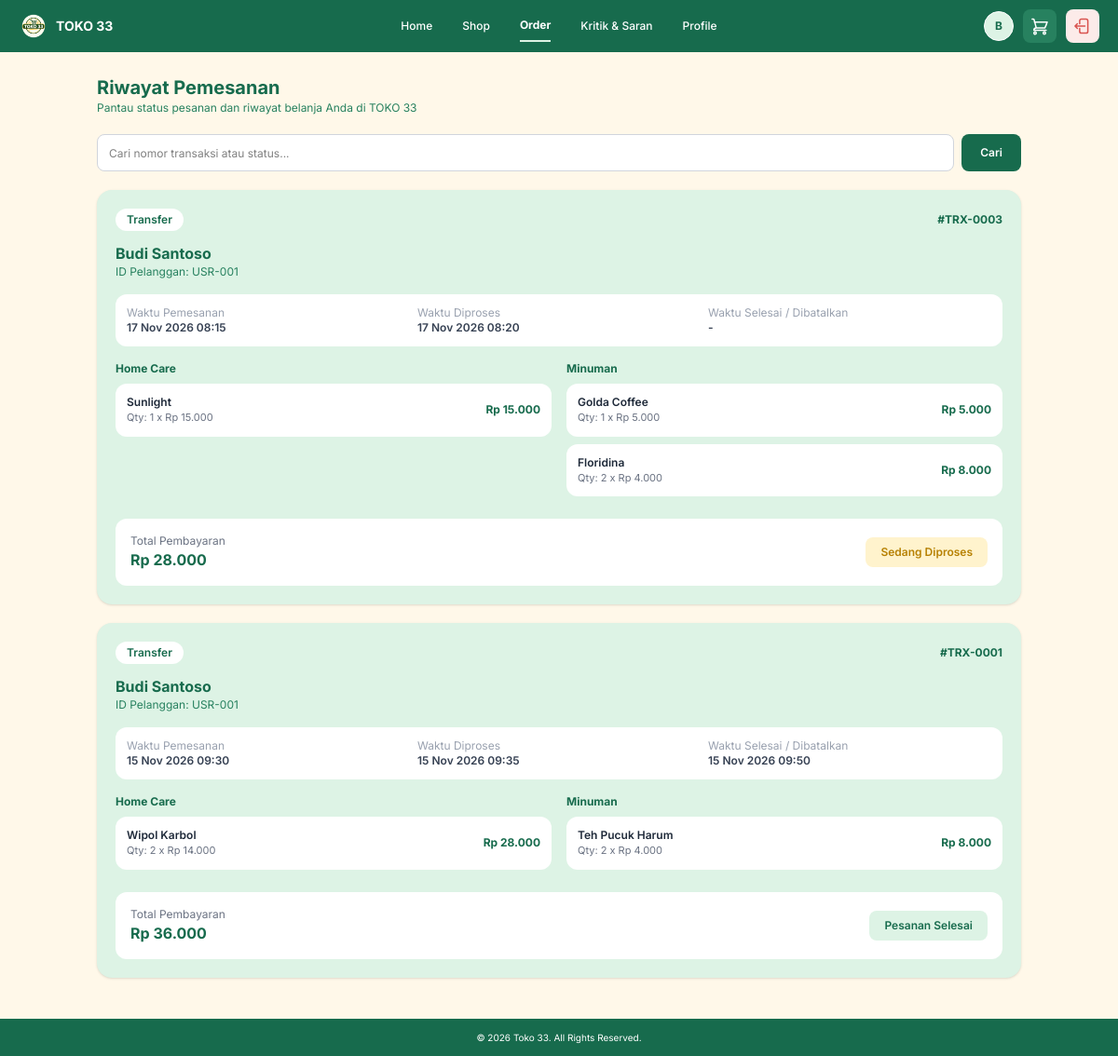
Screenshot of /cust/riwayat_transaksi.php (signed in) with the database file from the repository.
### tables this page shows
CREATE TABLE `transaksi` (
  `id_transaksi` int NOT NULL AUTO_INCREMENT,
  `id_user` int DEFAULT NULL,
  `nama_customer` varchar(100) DEFAULT NULL,
  `id_fo` int DEFAULT NULL,
  `tanggal_masuk` datetime DEFAULT NULL,
  `expired_at` datetime DEFAULT NULL,
  `tanggal_diproses` datetime DEFAULT NULL,
  `tanggal_selesai` datetime DEFAULT NULL,
  `tanggal_ditolak` datetime DEFAULT NULL,
  `status` enum('menunggu_pembayaran','menunggu_diproses','diproses','selesai','ditolak','expired') DEFAULT NULL,
  `total_pembayaran` decimal(12,2) DEFAULT NULL,
  `metode_pembayaran` enum('Cash','Transfer','QRIS') DEFAULT NULL,
  `bukti_transfer` varchar(255) DEFAULT NULL,
  PRIMARY KEY (`id_transaksi`),
  KEY `transaksi_ibfk_1` (`id_user`),
  KEY `transaksi_ibfk_2` (`id_fo`),
  CONSTRAINT `transaksi_ibfk_1` FOREIGN KEY (`id_user`) REFERENCES `users` (`id_user`) ON DELETE SET NULL ON UPDATE RESTRICT,
  CONSTRAINT `transaksi_ibfk_2` FOREIGN KEY (`id_fo`) REFERENCES `akun` (`id_akun`) ON DELETE SET NULL ON UPDATE RESTRICT
);

CREATE TABLE `detail_transaksi` (
  `id_detail` int NOT NULL AUTO_INCREMENT,
  `id_transaksi` int DEFAULT NULL,
  `id_produk` int DEFAULT NULL,
  `jumlah` int DEFAULT NULL,
  `harga_satuan` decimal(10,2) DEFAULT NULL,
  `subtotal` decimal(12,2) DEFAULT NULL,
  PRIMARY KEY (`id_detail`),
  KEY `detail_transaksi_ibfk_1` (`id_transaksi`),
  KEY `detail_transaksi_ibfk_2` (`id_produk`),
  CONSTRAINT `detail_transaksi_ibfk_1` FOREIGN KEY (`id_transaksi`) REFERENCES `transaksi` (`id_transaksi`) ON DELETE CASCADE ON UPDATE RESTRICT,
  CONSTRAINT `detail_transaksi_ibfk_2` FOREIGN KEY (`id_produk`) REFERENCES `produk` (`id_produk`) ON DELETE RESTRICT ON UPDATE RESTRICT
);

CREATE TABLE `produk` (
  `id_produk` int NOT NULL AUTO_INCREMENT,
  `kode_produk` varchar(50) DEFAULT NULL,
  `nama_produk` varchar(100) DEFAULT NULL,
  `kategori` enum('homecare','minuman') DEFAULT NULL,
  `harga` decimal(10,2) DEFAULT NULL,
  `stok` int DEFAULT 0,
  `stok_minimum` int DEFAULT 10,
  `tanggal_exp` date DEFAULT NULL,
  `lacak_exp` tinyint(1) DEFAULT 1,
  `deskripsi` text,
  `foto_produk` varchar(250) DEFAULT NULL,
  PRIMARY KEY (`id_produk`)
);

### cust/riwayat_transaksi.php (the view, shortened to what this page needs)
<?php
require_once __DIR__ . "/../api/user/cek_expired_user.php";
$id_user = (int) $_SESSION['id_user'];
$q = trim($_GET['q'] ?? '');
$where = "WHERE t.id_user = $id_user";
$resTrx = mysqli_query($connect, "SELECT t.* FROM transaksi t $where ORDER BY t.id_transaksi DESC");
?>
<!DOCTYPE html>
<html lang="id">
<head>
    <script src="https://cdn.jsdelivr.net/npm/@tailwindcss/browser@4"></script>
</head>
<body class="bg-[#FFF8E9] min-h-screen flex flex-col">
<header class="w-full bg-[#176B4D] text-white px-5 h-14 grid grid-cols-[1fr_auto_1fr] items-center">
    <div class="flex items-center gap-2 justify-self-start">
        <img src="../asset/logo.png" alt="Logo" class="w-8 h-8 object-contain">
        <span class="font-bold text-sm">TOKO 33</span>
    </div>
    <nav class="flex items-center justify-center gap-6 md:gap-8 text-xs font-medium">
        <a href="homepage.php" class="py-5 hover:text-[#DDF3E5]">Home</a>
        <a href="katalog_homecare.php" class="py-5 hover:text-[#DDF3E5]">Shop</a>
        <a href="riwayat_transaksi.php" class="py-2 border-b-2 border-[#DDF3E5] font-bold">Order</a>
        <a href="kritiksaran.php" class="py-5 hover:text-[#DDF3E5]">Kritik & Saran</a>
        <a href="profile.php" class="py-5 hover:text-[#DDF3E5]">Profile</a>
    </nav>
    <div class="justify-self-end flex items-center gap-2.5">
        <a href="profile.php" title="Profile Saya" class="w-8 h-8 rounded-full bg-[#DDF3E5] text-[#176B4D] flex items-center justify-center font-bold text-xs overflow-hidden border border-white shrink-0">
            <?php
            $fotoCust = $_SESSION['foto_profile_user'] ?? 'default-profile.png';
            $pathFotoCust = "../asset/profile/" . basename($fotoCust);
            if (!empty($fotoCust) && $fotoCust !== 'default-profile.png' && file_exists(__DIR__ . "/../asset/profile/" . basename($fotoCust))):
            ?>
                <img src="<?= htmlspecialchars($pathFotoCust) ?>" alt="Profil" class="w-full h-full object-cover">
            <?php else: ?>
                <?= strtoupper(substr($_SESSION['nama_user'] ?? 'U', 0, 1)) ?>
            <?php endif; ?>
        </a>
        <a href="detail_pesanan.php" title="Keranjang Belanja" class="relative bg-[#27815F] hover:bg-[#35A875] p-2 rounded-lg text-white flex items-center justify-center">
        </a>
        <a href="../api/user/logout.php" title="Logout" class="bg-[#FCEBE9] text-[#D9534F] hover:bg-[#fadbd8] p-2 rounded-lg flex items-center justify-center">
        </a>
    </div>
</header>
<main class="max-w-5xl mx-auto px-4 py-6 flex-1 w-full">
    <div class="mb-5">
        <h1 class="text-xl font-bold text-[#176B4D]">Riwayat Pemesanan</h1>
        <p class="text-xs text-[#27815F]">Pantau status pesanan dan riwayat belanja Anda di TOKO 33</p>
    </div>
    <form method="GET" action="riwayat_transaksi.php" class="flex flex-col sm:flex-row gap-2 mb-5">
        <input type="text" name="q" value="<?= htmlspecialchars($q) ?>" placeholder="Cari nomor transaksi atau status..." class="flex-1 h-10 px-3 rounded-lg border border-gray-300 bg-white text-xs focus:outline-none focus:border-[#176B4D]">
        <button type="submit" class="h-10 px-5 rounded-lg bg-[#176B4D] text-white text-xs font-semibold cursor-pointer">Cari</button>
    </form>
    <?php if ($resTrx && mysqli_num_rows($resTrx) > 0): ?>
        <?php while ($t = mysqli_fetch_assoc($resTrx)):
            $id_t = (int) $t['id_transaksi'];
            $qDet = mysqli_query($connect, "
                SELECT dt.*, p.nama_produk, p.kategori
                FROM detail_transaksi dt
                JOIN produk p ON dt.id_produk = p.id_produk
                WHERE dt.id_transaksi = $id_t
            ");
            $hcList = [];
            $mnList = [];
            while ($d = mysqli_fetch_assoc($qDet)) {
                if ($d['kategori'] === 'minuman') $mnList[] = $d;
                else $hcList[] = $d;
            }
            $st = $t['status'];
            $statusMap = [
                'menunggu_pembayaran' => ['Menunggu Pembayaran', 'bg-[#FFF3CD] text-[#B78103]'],
                'menunggu_diproses'   => ['Menunggu Konfirmasi FO', 'bg-blue-100 text-blue-700'],
                'diproses'            => ['Sedang Diproses', 'bg-[#FFF3CD] text-[#B78103]'],
                'selesai'             => ['Pesanan Selesai', 'bg-[#DDF3E5] text-[#176B4D]'],
                'ditolak'             => ['Pesanan Ditolak', 'bg-[#FCEBE9] text-[#D9534F]'],
                'expired'             => ['Kedaluwarsa (Expired)', 'bg-gray-200 text-gray-600'],
            ];
            [$stLabel, $stClass] = $statusMap[$st] ?? [$st, 'bg-gray-100 text-gray-700'];
        ?>
        <div class="bg-[#DDF3E5] rounded-2xl p-5 mb-5 shadow-sm">
            <div class="flex flex-wrap justify-between items-center gap-2 mb-3">
                <div class="flex items-center gap-2">
                    <span class="px-3 py-1 rounded-full bg-white text-[#176B4D] text-xs font-semibold">
                        <?= htmlspecialchars($t['metode_pembayaran'] ?: 'Belum Dibayar') ?>
                    </span>
                </div>
                <span class="text-xs font-bold text-[#176B4D]">#TRX-<?= str_pad((string)$id_t, 4, '0', STR_PAD_LEFT) ?></span>
            </div>
            <div class="mb-4">
                <h2 class="text-base font-bold text-[#176B4D]"><?= htmlspecialchars($t['nama_customer']) ?></h2>
                <p class="text-xs text-[#27815F]">ID Pelanggan: USR-<?= str_pad((string)$t['id_user'], 3, '0', STR_PAD_LEFT) ?></p>
            </div>
            <div class="bg-white rounded-xl p-3 mb-4 grid grid-cols-1 sm:grid-cols-3 gap-2 text-xs">
                <div>
                    <p class="text-gray-400">Waktu Pemesanan</p>
                    <p class="font-semibold text-gray-700"><?= $t['tanggal_masuk'] ? date('d M Y H:i', strtotime($t['tanggal_masuk'])) : '-' ?></p>
                </div>
                <div>
                    <p class="text-gray-400">Waktu Diproses</p>
                    <p class="font-semibold text-gray-700"><?= $t['tanggal_diproses'] ? date('d M Y H:i', strtotime($t['tanggal_diproses'])) : '-' ?></p>
                </div>
                <div>
                    <p class="text-gray-400">Waktu Selesai / Dibatalkan</p>
                    <p class="font-semibold text-gray-700">
                        <?= $t['tanggal_selesai'] ? date('d M Y H:i', strtotime($t['tanggal_selesai'])) : ($t['tanggal_ditolak'] ? date('d M Y H:i', strtotime($t['tanggal_ditolak'])) : '-') ?>
                    </p>
                </div>
            </div>
            <div class="grid grid-cols-1 md:grid-cols-2 gap-4 mb-4">
                <div>
                    <h3 class="text-xs font-bold text-[#176B4D] mb-2">Home Care</h3>
                    <?php if (empty($hcList)): ?>
                        <div class="bg-white/70 rounded-xl p-3 text-xs text-gray-400">-</div>
                    <?php else: ?>
                        <?php foreach ($hcList as $item): ?>
                        <div class="bg-white rounded-xl p-3 flex justify-between items-center mb-2">
                            <div>
                                <p class="text-xs font-semibold text-gray-800"><?= htmlspecialchars($item['nama_produk']) ?></p>
                                <p class="text-[11px] text-gray-500">Qty: <?= (int)$item['jumlah'] ?> x Rp <?= number_format((float)$item['harga_satuan'], 0, ',', '.') ?></p>
                            </div>
                            <p class="text-xs font-bold text-[#176B4D]">Rp <?= number_format((float)$item['subtotal'], 0, ',', '.') ?></p>
                        </div>
                        <?php endforeach; ?>
                    <?php endif; ?>
                </div>
                <div>
                    <h3 class="text-xs font-bold text-[#176B4D] mb-2">Minuman</h3>
                    <?php if (empty($mnList)): ?>
                        <div class="bg-white/70 rounded-xl p-3 text-xs text-gray-400">-</div>
                    <?php else: ?>
                        <?php foreach ($mnList as $item): ?>
                        <div class="bg-white rounded-xl p-3 flex justify-between items-center mb-2">
                            <div>
                                <p class="text-xs font-semibold text-gray-800"><?= htmlspecialchars($item['nama_produk']) ?></p>
                                <p class="text-[11px] text-gray-500">Qty: <?= (int)$item['jumlah'] ?> x Rp <?= number_format((float)$item['harga_satuan'], 0, ',', '.') ?></p>
                            </div>
                            <p class="text-xs font-bold text-[#176B4D]">Rp <?= number_format((float)$item['subtotal'], 0, ',', '.') ?></p>
                        </div>
                        <?php endforeach; ?>
                    <?php endif; ?>
                </div>
            </div>
            <div class="bg-white rounded-xl p-4 flex flex-col sm:flex-row justify-between items-start sm:items-center gap-3">
                <div>
                    <p class="text-xs text-gray-500">Total Pembayaran</p>
                    <p class="text-base font-bold text-[#176B4D]">Rp <?= number_format((float)$t['total_pembayaran'], 0, ',', '.') ?></p>
                </div>
                <div class="flex items-center gap-2">
                    <span class="px-4 py-2 rounded-lg text-xs font-semibold <?= $stClass ?>"><?= $stLabel ?></span>
                </div>
            </div>
        </div>
        <?php endwhile; ?>
    <?php else: ?>
        <div class="bg-white rounded-2xl p-8 text-center text-gray-500 text-sm">
            Belum ada riwayat transaksi.
        </div>
    <?php endif; ?>
</main>
<footer class="w-full bg-[#176B4D] min-h-10 flex items-center justify-center px-4 py-3 mt-auto print:hidden">
    <p class="text-white text-[9px] sm:text-[10px]">
        © 2026 Toko 33. All Rights Reserved.
    </p>
</footer>
</body>
</html>

### cust/riwayat_transaksi.php (style rules this page uses)
body { font-family: 'Inter', sans-serif; }

### rows the page displays
transaksi: metode_pembayaran "Transfer", id_transaksi "0003", nama_customer "Budi Santoso", id_user "001", tanggal_masuk "17 Nov 2026 08:15", tanggal_diproses "17 Nov 2026 08:20", total_pembayaran "28.000", stLabel "Sedang Diproses"
detail_transaksi: id_produk.nama_produk "Sunlight", jumlah "1", harga_satuan "15.000", subtotal "15.000"
detail_transaksi: id_produk.nama_produk "Golda Coffee", jumlah "1", harga_satuan "5.000", subtotal "5.000"
detail_transaksi: id_produk.nama_produk "Floridina", jumlah "2", harga_satuan "4.000", subtotal "8.000"
transaksi: metode_pembayaran "Transfer", id_transaksi "0001", nama_customer "Budi Santoso", id_user "001", tanggal_masuk "15 Nov 2026 09:30", tanggal_diproses "15 Nov 2026 09:35", tanggal_selesai "15 Nov 2026 09:50", total_pembayaran "36.000", stLabel "Pesanan Selesai"
detail_transaksi: id_produk.nama_produk "Wipol Karbol", jumlah "2", harga_satuan "14.000", subtotal "28.000"
detail_transaksi: id_produk.nama_produk "Teh Pucuk Harum", jumlah "2", harga_satuan "4.000", subtotal "8.000"

### other values shown
substr($_SESSION['nama_user'] ?? 'U', 0, 1) "B"
